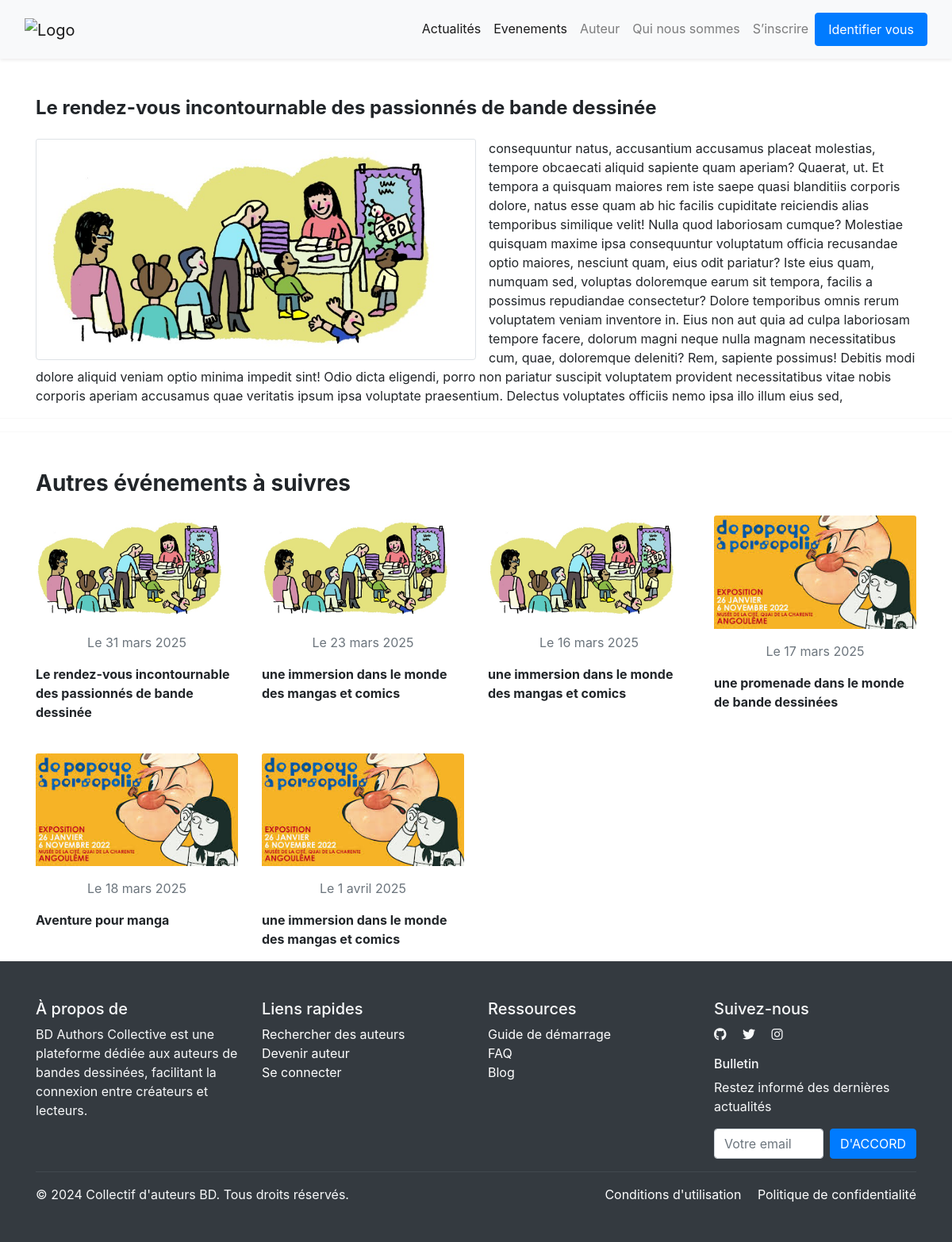
Screenshot of /event_detail/1/ with the database file from the repository.
### gestion_utilisateur/models.py (models this page shows)
class Evenement(models.Model):
    titre_evenement = models.CharField(max_length=125)
    description = models.TextField()
    image = models.ImageField(upload_to='media/',blank=True,null=True)
    date_evenement = models.DateField()
    date_fin = models.DateField(null=True,blank=True)

### gestion_utilisateur/views.py (the view)
def detail_evenement(request,my_id):
    detail_event = get_object_or_404(Evenement,id=my_id)
    user_authenticate = request.user.is_authenticated
    usere = request.user
    try:
     profil = Utilisateur.objects.get(id=usere.id)
    except Utilisateur.DoesNotExist:
     profil = None
    events = Evenement.objects.all()[:8]
    context = {
        'detail_event':detail_event,
        'events':events,
            'profil':profil,
            'user_authenticate':user_authenticate
    }
    return render(request,'gestion_utilisateur/detail_evenement.html',context)

### gestion_utilisateur/templates/gestion_utilisateur/detail_evenement.html (shortened to what this page needs)
{% load static %}
<!DOCTYPE html>
<html lang="en">
<head>
    <link rel="stylesheet" href="https://cdn.jsdelivr.net/npm/bootstrap@5.3.0/dist/css/bootstrap.min.css">
    <link rel="stylesheet" href="https://cdn.jsdelivr.net/npm/bootstrap-icons/font/bootstrap-icons.css">
    <link rel="stylesheet" href="https://cdnjs.cloudflare.com/ajax/libs/font-awesome/6.5.1/css/all.min.css">
    <link rel="stylesheet" href="{% static 'gestion_content/css/bootstrap.min.css'%}">
</head>
<body>
    <nav class="navbar navbar-expand-lg navbar-light bg-light shadow-sm p-3">
        <div class="container-fluid">
            <a class="navbar-brand" href="#">
                <img src="logo.png" alt="Logo" width="120" height="40">
            </a>
            <div class="collapse navbar-collapse" id="navbarNav">
                <ul class="navbar-nav ms-auto">
                    <li class="nav-item ">
                        <a class="nav-link active" href="{% url 'home' %}">Actualités</a>
                    </li>
                    <li class="nav-item ">
                        <a class="nav-link active" href="{% url 'evenement' %}">Evenements</a>
                    </li>
                    <li class="nav-item ">
                        <a class="nav-link " href="{% url 'auteur' %}">Auteur</a>
                    </li>
                    <li class="nav-item">
                        <a class="nav-link" href="#">Qui nous sommes</a>
                    </li>
                    {% if not user_authenticate %}
                    <li class="nav-item">
                        <a class="nav-link" href="{% url 'signup' %}">S’inscrire</a>
                    </li>
                    <li class="nav-item">
                        <a class="nav-link btn btn-primary text-white px-3" href="{% url 'signin' %}">Identifier vous</a>
                    </li>
                    {% endif %}
                </ul>
            </div>
        </div>
    </nav>
    <div class= " container mt-5">
        <h4 class="fw-bold  mt-5 mb-4 " id="typed-text">{{detail_event.titre_evenement}}</h4>
            <img class="card-img-top img-fluid float-start me-3 img-thumbnail col-sm-12 " style="width: 50%"  src="{{detail_event.image.url}}" alt="Card image cap">
            <p class="card-text ">{{detail_event.description}}</p>
    </div>
    <hr><hr>
    <div class="container">
        <h3 class="fw-bold  mt-5 mb-4 ">Autres événements à suivres</h3>
    </div>
       <div class="container">
          <div class="row g-4">
            {% for event in events %}
            <div class="col-md-3">
                <img class="card-img-top" src="{{event.image.url}}" alt="Card image cap">
                <p class="text-muted  text-center mt-3">Le {{event.date_evenement}}</p>
                <p class="fw-bold  " id="typed-text">{{event.titre_evenement}}</p>
            </div>
            {% endfor %}
          </div>
       </div>
    {% include "gestion_content/footer.html" %}
</body>
</html>

### rows the page displays
Evenement: titre_evenement "Le rendez-vous incontournable des passionnés de bande dessinée", image (picture), description "consequuntur natus, accusantium accusamus placeat molestias, tempore obcaecati aliquid sapiente quam aperiam? Quaerat, ut. Et tempora a quisquam maiores rem iste saepe quasi blanditiis corporis dolore, natus esse quam ab hic facilis cupiditate reiciendis alias temporibus similique velit! Nulla quod laboriosam cumque? Molestiae quisquam maxime ipsa consequuntur voluptatum officia recusandae optio maiores, nesciunt quam, eius odit pariatur? Iste eius quam, numquam sed, voluptas doloremque earum sit tempora, facilis a possimus repudiandae consectetur? Dolore temporibus omnis rerum voluptatem veniam inventore in. Eius non aut quia ad culpa laboriosam tempore facere, dolorum magni neque nulla…", date_evenement "31 mars 2025"
Evenement: image (picture), date_evenement "23 mars 2025", titre_evenement "une immersion dans le monde des mangas et comics"
Evenement: image (picture), date_evenement "16 mars 2025", titre_evenement "une immersion dans le monde des mangas et comics"
Evenement: image (picture), date_evenement "17 mars 2025", titre_evenement "une promenade dans le monde de bande dessinées"
Evenement: image (picture), date_evenement "18 mars 2025", titre_evenement "Aventure pour manga"
Evenement: image (picture), date_evenement "1 avril 2025", titre_evenement "une immersion dans le monde des mangas et comics"
